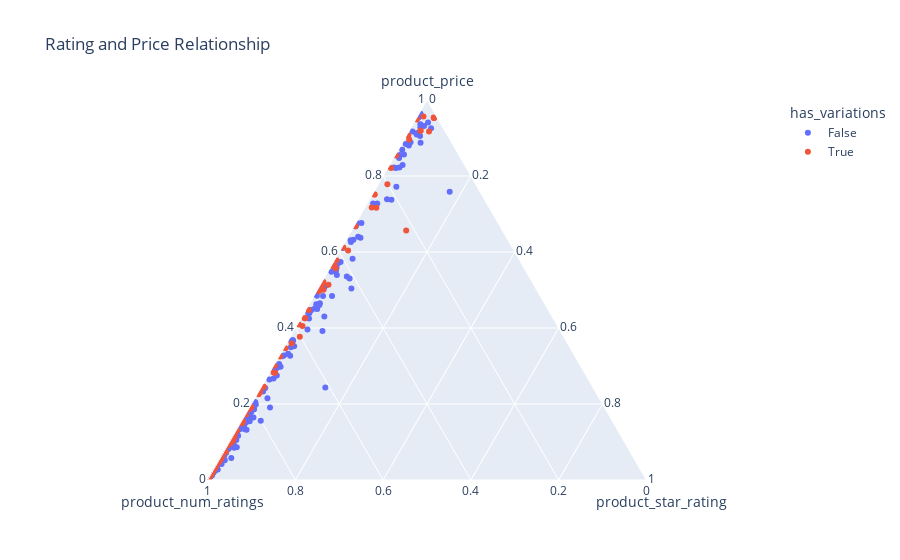

The cell this chart's notebook holds for it:
### Markdown cell above
<a id="33"></a>
### <div style="text-align:left; border-radius:15px; padding:20px; color:Black; margin:0; font-size:100%; font-family:Arial; background-color:#48cae4; overflow:hidden"><b>⚡ 3.Rating and Price Relationship </b>
</div>
    <a href="#table-of-contents" style="font-family: Arial, sans-serif; font-size: 15px; background-color: #7b2cbf; color: #ffffff; padding: 7px 15px; text-decoration: none; border-radius: 15px;">
        [Table of Content 📜⬆️]
    </a>

### Code cell
fig = px.scatter_ternary(
    dfc,
    a=dfc['product_price'],
    b=dfc['product_num_ratings'],
    c=dfc['product_star_rating'],
    color=dfc['has_variations'],
    title='Rating and Price Relationship',
    
)

fig.show()

### Figure 1 — Plotly figure (JSON) as saved in the notebook; plotly's stock layout.template omitted (floating-point values rounded to 4 significant figures; data arrays with more than 128 entries replaced by an {"elided": "..."} marker saying what was removed)
{"data": [{"a": {"elided": "240 float values"}, "b": {"elided": "240 int values"}, "c": {"elided": "240 float values"}, "hovertemplate": "has_variations=False<br>product_price=%{a}<br>product_num_ratings=%{b}<br>product_star_rating=%{c}<extra></extra>", "legendgroup": "False", "marker": {"color": "#636efa", "symbol": "circle"}, "mode": "markers", "name": "False", "showlegend": true, "subplot": "ternary", "type": "scatterternary"}, {"a": [69, 150.0, 195, 200.0, 355.8, 69, 150.0, 195.0, 200.0, 270.0, 798, 500.0, 159, 167.0, 344.9, 232, 285.0, 700.0, 128, 387, 287.3, 422, 350.0, 98.93, 355.8, 187, 225.6, 550.0, 180.0, 152.9, 88.99, 69.72, 239.0, 85.99, 170.0, 399, 111.1, 860.0, 103.1, 300.0, 499, 389, 560.0, 162.5, 246, 99.99, 246, 99.99, 88, 172.5, 470.0, 51.99, 144.0, 379.6, 1615.0, 499.9, 270.7, 209, 225, 402, 200.0, 620.0, 160.0, 319.9, 188.9, 54.99, 344, 1300.0, 120.0, 473.5, 99.99, 235.9, 69, 115.0, 47.99, 125, 249.7, 289, 945.0, 140.0, 197, 108.0, 150.0, 159.7, 184.9, 180.0, 199, 17.99, 65.99, 541.1, 22.99, 283.7, 169, 154.3, 209.9, 120.0, 690.0, 120.0, 690.0, 128], "b": [597, 2637, 259, 610, 4265, 597, 2637, 259, 610, 2362, 615, 1159, 2927, 7272, 2482, 13191, 3432, 440, 18826, 10317, 25638, 12051, 266, 2079, 4265, 64977, 1980, 397, 10670, 1184, 700, 2049, 1038, 1684, 131, 400, 101, 424, 37, 31, 2391, 3876, 1159, 42, 1340, 6, 1340, 6, 809, 982, 9355, 83, 90, 361, 83, 2755, 1804, 52783, 940, 752, 3066, 566, 10417, 14909, 1039, 679, 1866, 218, 210, 99, 4, 807, 1199, 165, 3219, 1, 305, 9, 93, 4559, 1827, 16748, 6645, 155, 69, 2671, 1604, 6, 165, 776, 3283, 934, 2396, 2306, 1729, 1, 224, 1, 224, 320], "c": [3.8, 4.2, 4, 4, 4.1, 3.8, 4.2, 4, 4, 3.9, 4.5, 4.5, 4.3, 3.9, 4.3, 4.1, 4.4, 4, 4.3, 4.2, 4.1, 4.1, 4.4, 4.1, 4.1, 4.4, 4, 4.4, 4.2, 4.1, 3.8, 4.2, 4, 3.8, 4, 4.2, 4, 4.4, 3.8, 3.8, 4.3, 3.9, 4.5, 4.3, 4, 2.8, 4, 2.8, 3.7, 3.9, 4.2, 3, 4.3, 4.1, 4.1, 4.2, 4.2, 4.2, 4.3, 4.5, 4.1, 4.4, 4.5, 4.5, 4.2, 3.3, 4.1, 4.1, 4, 4.2, 5, 4, 3.8, 3.9, 4, 5, 3.7, 4.2, 4.2, 4.3, 4.3, 4.4, 4.4, 4.4, 4, 4.2, 3.9, 3.4, 3, 4.2, 3.2, 4.6, 4.2, 3.9, 4, 5, 4.5, 5, 4.5, 4], "hovertemplate": "has_variations=True<br>product_price=%{a}<br>product_num_ratings=%{b}<br>product_star_rating=%{c}<extra></extra>", "legendgroup": "True", "marker": {"color": "#EF553B", "symbol": "circle"}, "mode": "markers", "name": "True", "showlegend": true, "subplot": "ternary", "type": "scatterternary"}], "layout": {"legend": {"title": {"text": "has_variations"}, "tracegroupgap": 0}, "ternary": {"aaxis": {"title": {"text": "product_price"}}, "baxis": {"title": {"text": "product_num_ratings"}}, "caxis": {"title": {"text": "product_star_rating"}}, "domain": {"x": [0, 1], "y": [0, 1]}}, "title": {"text": "Rating and Price Relationship"}}}
